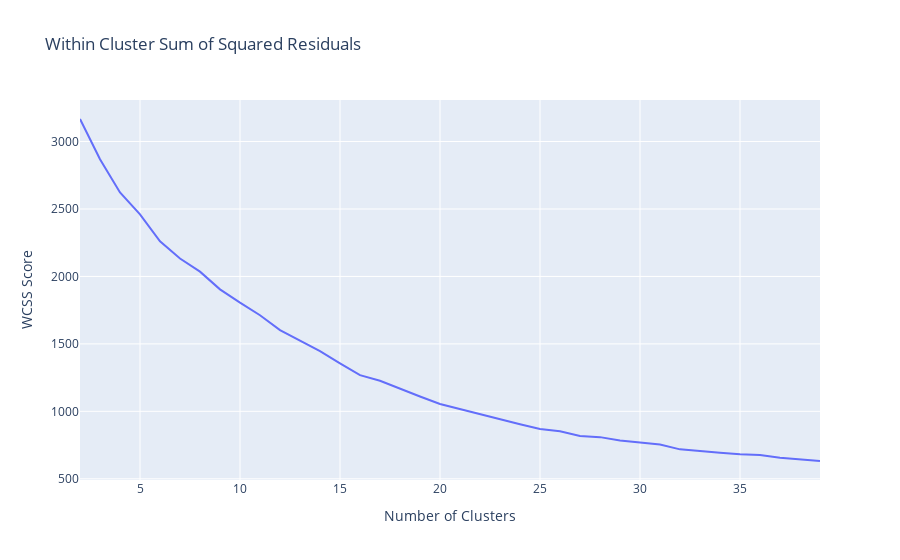

Notebook source saved alongside this figure:
### Code cell
fig = px.line(
    x=outcomes['n_clusters'], 
    y=outcomes['WCSS_score'], 
    title='Within Cluster Sum of Squared Residuals',
    labels ={
        'x': 'Number of Clusters',
        'y': 'WCSS Score',
    }
)
fig.show()

### Figure 1 — Plotly figure (JSON) as saved in the notebook; plotly's stock layout.template omitted (floating-point values rounded to 4 significant figures)
{"data": [{"hovertemplate": "Number of Clusters=%{x}<br>WCSS Score=%{y}<extra></extra>", "legendgroup": "", "line": {"color": "#636efa", "dash": "solid"}, "mode": "lines", "name": "", "orientation": "v", "showlegend": false, "type": "scatter", "x": [2, 3, 4, 5, 6, 7, 8, 9, 10, 11, 12, 13, 14, 15, 16, 17, 18, 19, 20, 21, 22, 23, 24, 25, 26, 27, 28, 29, 30, 31, 32, 33, 34, 35, 36, 37, 38, 39], "xaxis": "x", "y": [3167.0, 2869.0, 2623.0, 2460.0, 2261.0, 2133.0, 2035.0, 1904.0, 1806.0, 1712.0, 1602.0, 1524.0, 1446.0, 1356.0, 1268.0, 1227.0, 1167.0, 1110.0, 1054.0, 1017.0, 974.5, 942.4, 904.7, 869.3, 852.7, 818.0, 808.8, 783.6, 766.7, 754.8, 718.2, 703.9, 692.7, 681.5, 676.8, 655.8, 646.2, 631.9], "yaxis": "y"}], "layout": {"legend": {"tracegroupgap": 0}, "title": {"text": "Within Cluster Sum of Squared Residuals"}, "xaxis": {"anchor": "y", "domain": [0, 1], "title": {"text": "Number of Clusters"}}, "yaxis": {"anchor": "x", "domain": [0, 1], "title": {"text": "WCSS Score"}}}}
